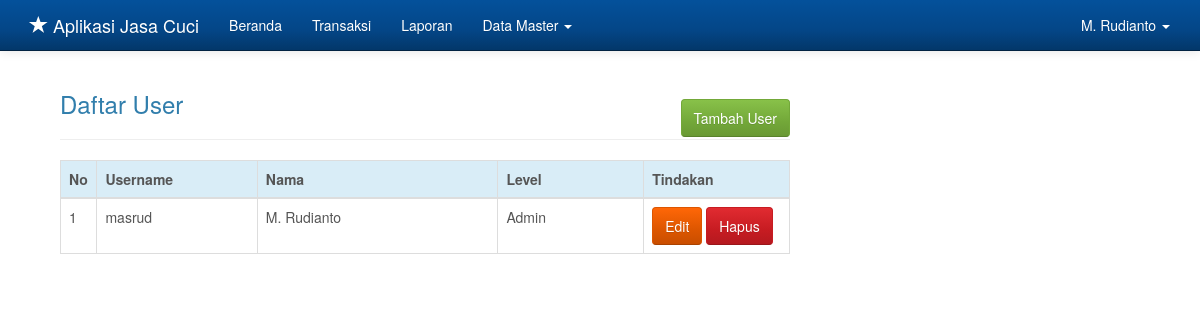
Page /admin.php?hlm=user (signed in) on the committed database.
### tables this page shows
CREATE TABLE `user` (
  `id_user` tinyint(2) NOT NULL,
  `username` varchar(30) NOT NULL,
  `password` varchar(35) NOT NULL,
  `nama` varchar(50) NOT NULL,
  `alamat` varchar(150) NOT NULL,
  `hp` varchar(20) NOT NULL,
  `level` tinyint(1) NOT NULL
);

### user.php (the view)
<?php
if( empty( $_SESSION['id_user'] ) ){
	$_SESSION['err'] = '<strong>ERROR!</strong> Anda harus login terlebih dahulu.';
	header('Location: ./');
	die();
} else {
	if( isset( $_REQUEST['aksi'] )){
		$aksi = $_REQUEST['aksi'];
		switch($aksi){
			case 'baru':
				include 'user_baru.php';
				break;
			case 'edit':
				include 'user_edit.php';
				break;
			case 'hapus':
				include 'user_hapus.php';
				break;
		}
	} else {
		echo '
			<div class="container">
			<div class="col-md-8">
				<h3 style="margin-bottom: -20px;">Daftar User</h3>
					<a href="./admin.php?hlm=user&aksi=baru" class="btn btn-success btn-s pull-right">Tambah User</a>
				<br/><hr/>
				<table class="table table-bordered">
				 <thead>
				   <tr class="info">
					 <th width="5%">No</th>
					 <th width="22%">Username</th>
					 <th width="33%">Nama</th>
					 <th width="20%">Level</th>
					 <th width="20%">Tindakan</th>
				   </tr>
				 </thead>
				 <tbody>';
		 	$sql = mysqli_query($koneksi, "SELECT * FROM user");
		 	if(mysqli_num_rows($sql) > 0){
		 		$no = 0;
				 while($row = mysqli_fetch_array($sql)){
	 				$no++;
	 			echo '
				   <tr>
					 <td>'.$no.'</td>
					 <td>'.$row['username'].'</td>
					 <td>'.$row['nama'].'</td>
					 <td>';
					 if($row['level'] == 1){
						 echo 'Admin';
					 } else {
						 echo 'User Biasa';
					 }
					 echo'</td>
					 <td>
					<script type="text/javascript" language="JavaScript">
					  	function konfirmasi(){
						  	tanya = confirm("Anda yakin akan menghapus user ini?");
						  	if (tanya == true) return true;
						  	else return false;
						}
					</script>
					 <a href="?hlm=user&aksi=edit&id_user='.$row['id_user'].'" class="btn btn-warning btn-s">Edit</a>
					 <a href="?hlm=user&aksi=hapus&submit=yes&id_user='.$row['id_user'].'" onclick="return konfirmasi()" class="btn btn-danger btn-s">Hapus</a>
					 </td>';
				}
			} else {
				 echo '<td colspan="8"><center><p class="add">Tidak ada data untuk ditampilkan. <u><a href="?hlm=user&aksi=baru">Tambah user baru</a></u> </p></center></td></tr>';
			}
			echo '
			 	</tbody>
			</table>
			</div>
		</div>';
	}
}
?>

### admin.php (style rules this page uses)
body { min-height: 200px; padding-top: 70px; }

### rows in the picture
user: username "masrud", nama "M. Rudianto", level "Admin"

### other values in the picture
$_SESSION['nama'] "M. Rudianto"
